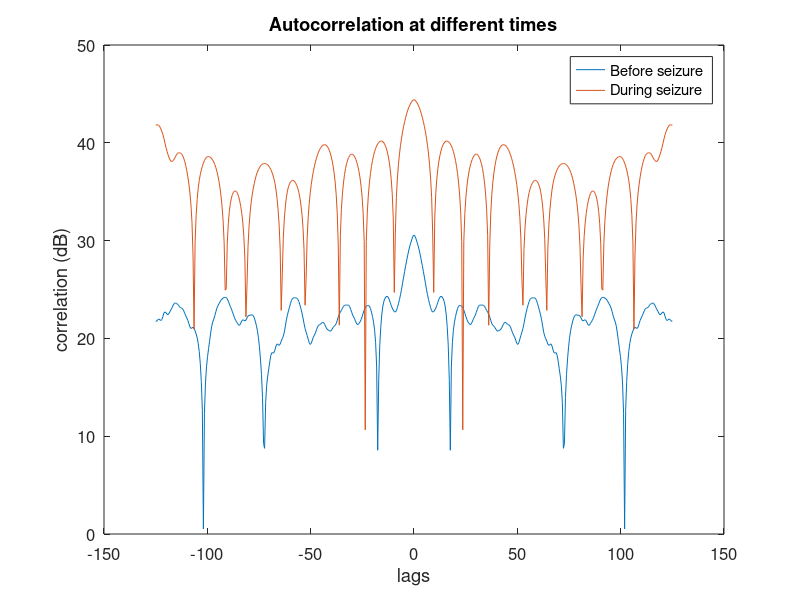

MATLAB code for this plot:
clear;
load('data_assignment.mat');
signal = EEG(12,:);

hold off;

before(1, 499) = 0;
during(1, 499) = 0;

for i = 1:20
   before = before + xcorr(signal(1+(i-1)*250:i*250));
   during = during + xcorr(signal(12501+(i-1)*250:12500+i*250)); 
end

bias = xcorr(ones(250, 1));

plot(linspace(-125, 125, 499), 10 * log10((before)./bias'));
hold on;
plot(linspace(-125, 125, 499), 10 * log10((during)./bias'));
legend('Before seizure','During seizure')
title('Autocorrelation at different times');
ylabel('correlation (dB)');
xlabel('lags');
set(gca,'FontSize',12)